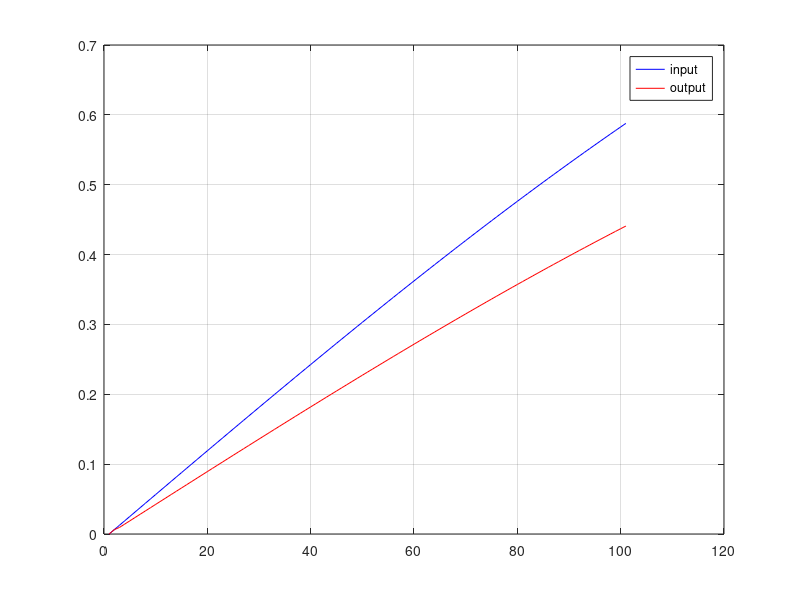

Write the MATLAB code that produced this figure. (Note: this script raises an error after producing the figure.)
t = 0:1:100;
f1 = 0.001;
h = [1, -0.5, 0.25];
x = sin(2*pi*f1*t);
y = filter(h,1,x);
figure;
plot(x,'-b');
hold on;
plot(y,'-r');
zoom on;
grid on;
legend('input','output');


% Misc. Watermark
annotation('textbox', 'String', '20240802543', 'FontSize', 30, 'Color', [0.5, 0.5, 0.5],'EdgeColor', 'none', 'HorizontalAlignment', 'center', 'Rotation', 45);